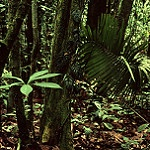
#> input picture datasets/train/aucun/10146.jpg, 150 x 150 px
$ python preprocessing.py
#> lines starting #> are read from the running program, lines starting #| are printed output that depends on the picture
# Auteur : Thinina
# Images -> 64x64x3 normalise et aplati (12288 valeurs) -> decoupage train/test -> .npy
# A relancer uniquement quand les images changent.

import os
import numpy as np
from PIL import Image
from pillow_heif import register_heif_opener

register_heif_opener()   # lecture des .heic
#> (this line was passed over: pillow_heif is not available in this run)

# --- Reglages ---
DOSSIER = os.path.join(os.path.dirname(__file__), "..", "datasets", "train")
CLASSES = ["aucun", "humain", "animal"]   # l'indice = l'etiquette : aucun=0, humain=1, animal=2
TAILLE = 64                               # images redimensionnees en TAILLE x TAILLE
PART_TEST = 0.2                           # 20% des images pour le test
EXTS = (".jpg", ".jpeg", ".png", ".bmp", ".webp", ".heic")
np.random.seed(42)                        # decoupage reproductible


def image_to_vector(chemin, taille=TAILLE):
    """Une image -> un vecteur de taille*taille*3 valeurs dans [0,1]."""
#> called with chemin = 'python/../datasets/train/aucun/10146.jpg', taille = 64
    img = Image.open(chemin).convert("RGB").resize((taille, taille))
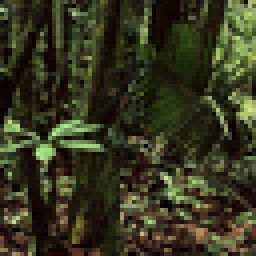
#> img: PIL image 64x64 RGB (shown 4 times larger); mean R, G, B 54.7, 54.3, 32
    return np.asarray(img, dtype=np.float64).ravel() / 255.0


def charger_images():
    """Parcourt les dossiers et renvoie X (images aplaties) et y (etiquettes)."""
    X, y = [], []
    for etiquette, classe in enumerate(CLASSES):
        dossier_classe = os.path.join(DOSSIER, classe)
#> (the run stopped early here; a loop or call above may not have finished)
